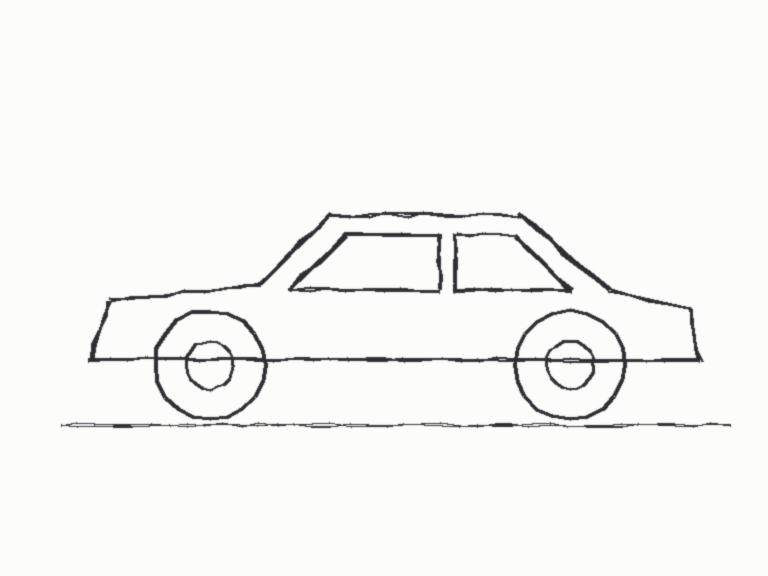
#> input picture samples/car.png, 768 x 576 px
$ python -i preprocess.py   (imports and definitions only)
#> lines starting #> are read from the running program, lines starting #| are printed output that depends on the picture
#> further down, picture is the input picture: PIL image 768x576 RGB; mean R, G, B 246.4, 246.4, 244.6
"""
preprocess.py - validation and clean-up of the uploaded sketch.

Why this matters (AI pipeline step 1):
Sketch-conditioned models read the *lines* of the control image. Grey paper,
shadows from a phone photo, faint pencil strokes or a transparent background
all weaken that signal. So we normalise every upload into the same form:
dark strokes on clean white paper, a size the API accepts, and a safe aspect
ratio. Only Pillow + NumPy are used (no OpenCV needed).
"""
from __future__ import annotations

import io
import os
from dataclasses import dataclass, field
from pathlib import Path

import numpy as np
from PIL import Image, ImageFilter, ImageOps, UnidentifiedImageError

ALLOWED_EXTENSIONS = {".png", ".jpg", ".jpeg", ".webp", ".bmp", ".gif", ".tif", ".tiff"}
MIN_LONG_SIDE = 512          # tiny uploads are enlarged to this (API needs >= 64 px per side)
MAX_ASPECT = 2.5             # Stability Control Sketch accepts 1:2.5 .. 2.5:1
SAFE_ASPECT = 2.4            # pad to this when an image is too wide/tall
MAX_PIXELS_INPUT = 60_000_000
MAX_PAYLOAD_BYTES = 9 * 1024 * 1024   # API limit is 10 MiB for the whole request


class InvalidImageError(ValueError):
    """Raised with a user-friendly message when the upload cannot be used."""


@dataclass
class PreparedSketch:
    image: Image.Image                 # RGB, cleaned, API-ready
    png_bytes: bytes
    original_size: tuple[int, int]
    notes: list[str] = field(default_factory=list)


# --------------------------------------------------------------------------- #
# 1. Validation + loading
# --------------------------------------------------------------------------- #
# [40 lines left out: functions load_and_validate, _flatten_alpha, not called in this run]


def _estimate_paper(gray: Image.Image) -> np.ndarray:
    """Estimate the (uneven) paper brightness: remove thin strokes, then blur."""
    w, h = gray.size
#> w = 768; h = 576
    sw, sh = max(64, w // 4), max(64, h // 4)
#> sw = 192; sh = 144
    small = gray.resize((sw, sh), Image.BILINEAR)
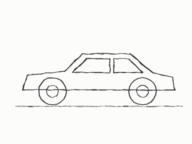
#> small: PIL image 192x144 RGB; mean R, G, B 246.4, 246.4, 244.6
    small = small.filter(ImageFilter.MaxFilter(7))                  # strokes vanish, paper remains
    small = small.filter(ImageFilter.GaussianBlur(radius=max(sw, sh) / 20))
    return np.asarray(small.resize((w, h), Image.BICUBIC), dtype=np.float32)


# [82 lines left out: functions _clean_paper_and_lines, _pad_extreme_aspect, _encode_png, prepare_sketch, not called in this run]

>>> from PIL import Image
>>> picture = Image.open('samples/car.png')
>>> result = _estimate_paper(picture)

$ run again, on samples/chair.png
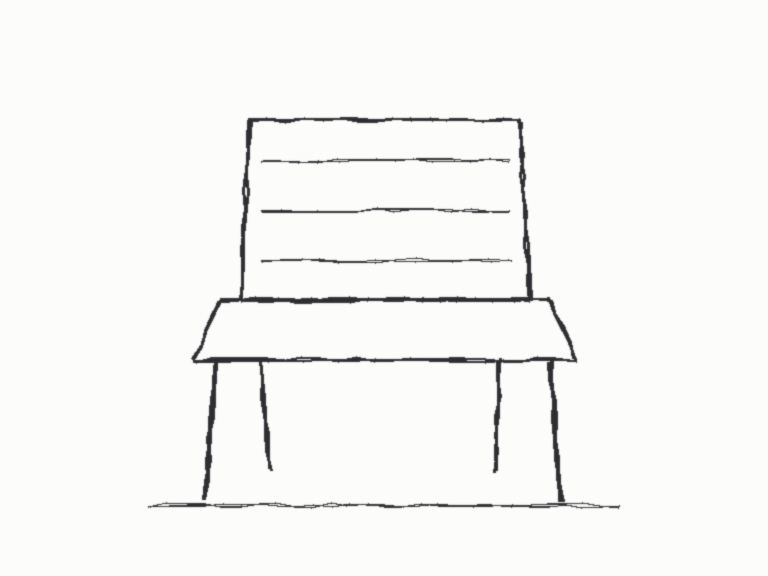
#> input picture samples/chair.png, 768 x 576 px
#> picture is the input picture: PIL image 768x576 RGB; mean R, G, B 246.9, 246.9, 245.1
#> in _estimate_paper, `small = gray.resize((sw, sh), Image.BILINEAR)`:
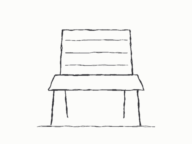
#> small: PIL image 192x144 RGB; mean R, G, B 246.9, 246.9, 245.1

$ run again, on samples/house.png
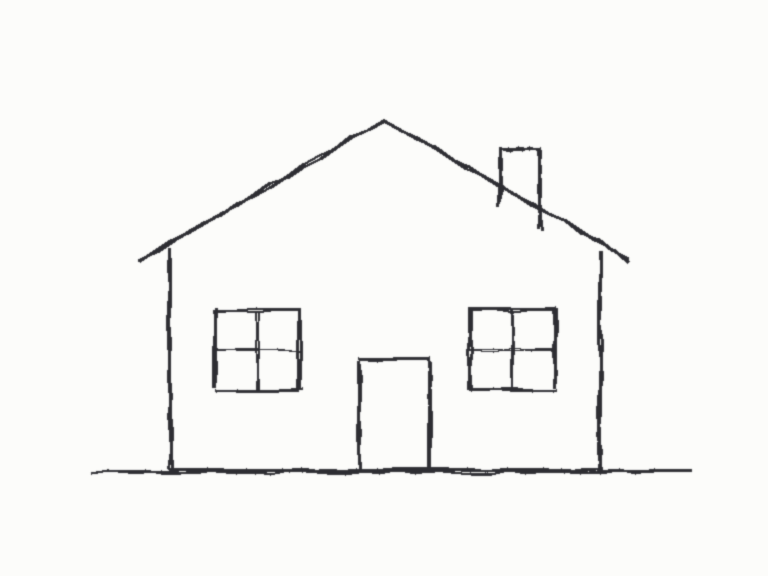
#> input picture samples/house.png, 768 x 576 px
#> picture is the input picture: PIL image 768x576 RGB; mean R, G, B 246.4, 246.4, 244.5
#> in _estimate_paper, `small = gray.resize((sw, sh), Image.BILINEAR)`:
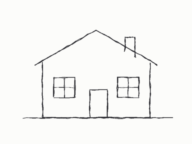
#> small: PIL image 192x144 RGB; mean R, G, B 246.4, 246.4, 244.6
